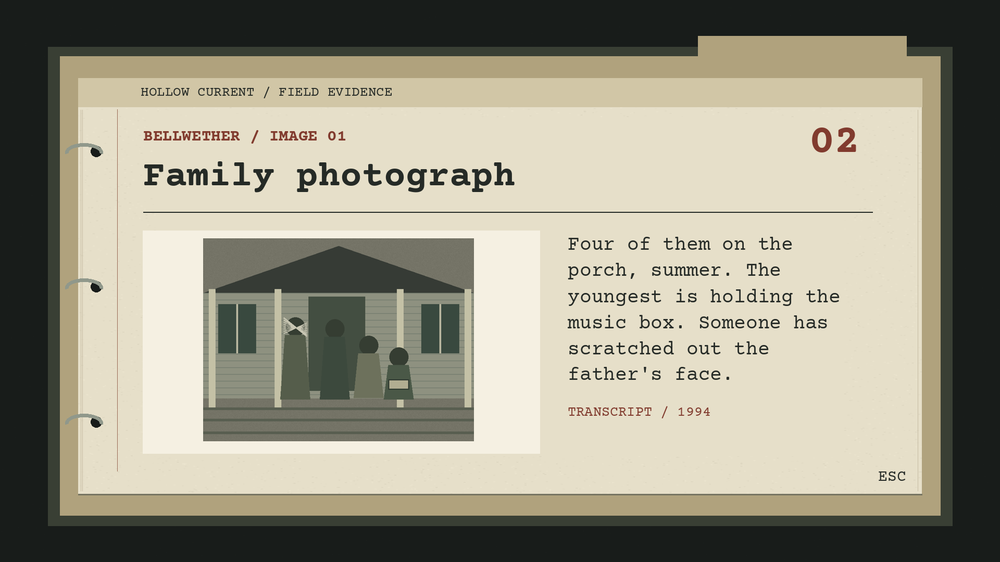
#> input picture docs/haunted-castle/ui/variants/01-casefile/document_bellwether.png, 1000 x 562 px, shrunk from 1920 x 1080 before the run, given as the content of the folder unted-castle/ui/variants/01-casefile/document_bellwether.png, which was not available
$ python exposure_report.py ../docs/haunted-castle/ui/variants/01-casefile/document_bellwether.png
#> lines starting #> are read from the running program, lines starting #| are printed output that depends on the picture; after the words box and inside, x2 and y2 are one past the last pixel; in counts of white or black regions, pixels touching at a corner belong together; pictures that were not available may be replaced by others from this repository, and a replacement may not be noted
#!/usr/bin/env python3
"""Exposure report for a captures folder (Haunted Castle look loop).

    python3 tools/exposure_report.py docs/haunted-castle/rounds/r6/captures [--json out.json] [--prev rounds/r5/captures] [--lantern off|on]

For every PNG prints: mean luma, % pixels with luma < 8, % warm pixels (R > G+20, G > B, luma > 40: the critic's formula), p1 luma,
and the band verdict against the 12-30% target (aim 20%). Luma = 0.299 R + 0.587 G + 0.114 B on 8-bit sRGB values, 2560x1440 or
whatever size the PNG is. UI captures (S7/S8) are listed but not judged. With --prev it also shows the previous round's value and
the change, which is the oscillation check: adjust fills by HALF the error toward 20% each round, never a full swing.
Needs numpy + Pillow only; no Unity.

Wave FB (owner: "too well-lit"; the castle is dark and lantern-led): --lantern off|on judges the INTERIOR world views (S1, S2, S3 and the
art_* views) against the new bands instead of the old 12-30 %: lantern off (captured with `-hc-capture-lantern off`, the default) must be
35-55 % near-black (aim 45), lantern on (`-hc-capture-lantern on`) 12-25 % (aim 18). "Near-black" is unchanged: luma < 8 of 255 on the PNG.
Other views (S4 exterior, S5/S6, hunt frames, UI) are listed but not judged under --lantern, because they have their own lighting.
"""
import sys, json
from pathlib import Path
import numpy as np
from PIL import Image

LOW, HIGH, TARGET = 12.0, 30.0, 20.0
UI = ("S7", "S8")
LANTERN_BANDS = {"off": (35.0, 55.0, 45.0), "on": (12.0, 25.0, 18.0)}
LANTERN_VIEWS = ("S1", "S2", "S3", "art_")

def measure(path):
    a = np.asarray(Image.open(path).convert("RGB"), dtype=np.float32)
    r, g, b = a[..., 0], a[..., 1], a[..., 2]
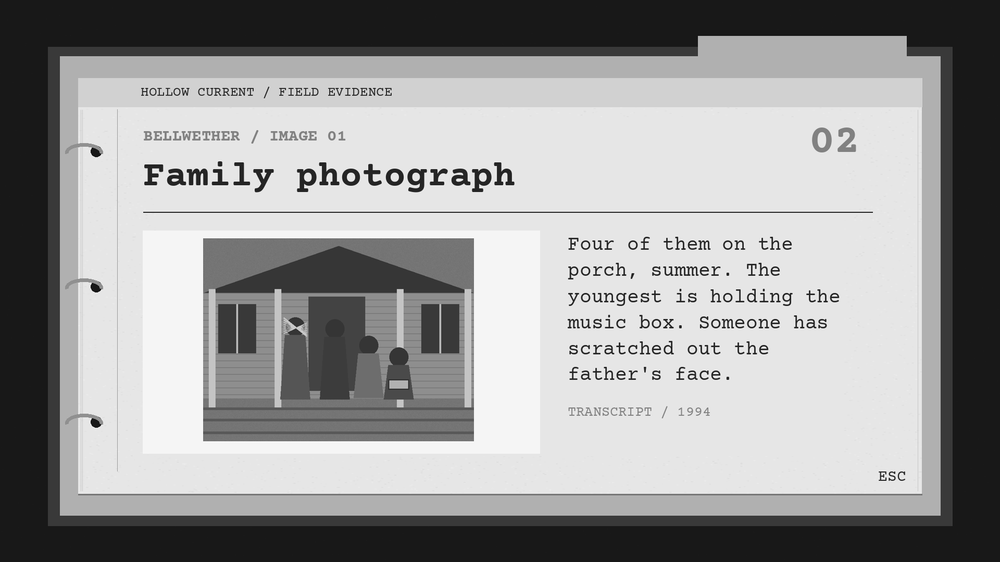
#> r: shape (562, 1000) float32; min 0, max 255, mean 154.2
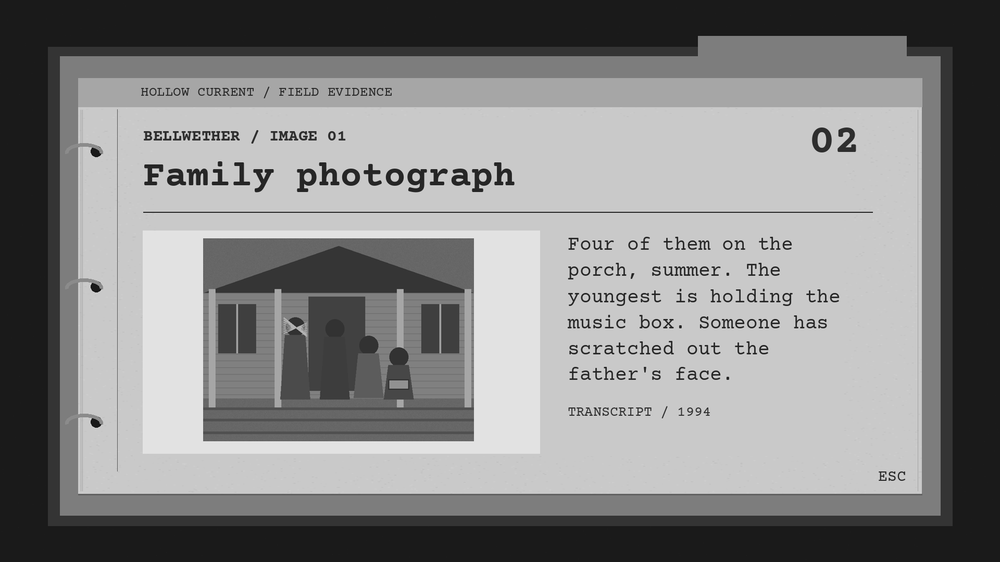
#> b: shape (562, 1000) float32; min 6, max 243, mean 133.3
    luma = 0.299 * r + 0.587 * g + 0.114 * b
    warm = (r > g + 20) & (g > b) & (luma > 40)
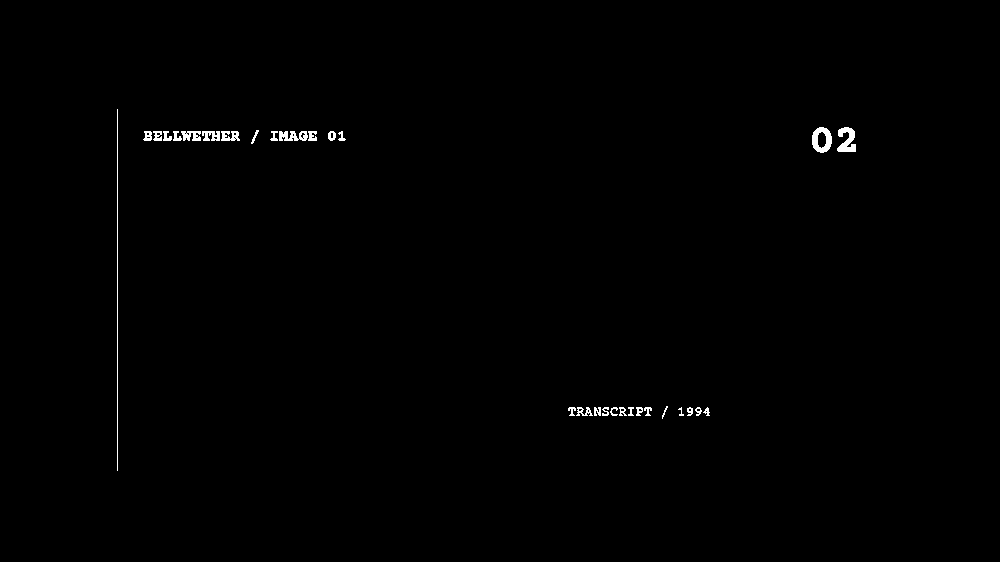
#> warm: shape (562, 1000) bool; 0.47% white; 30 white regions, largest, box (x1, y1, x2, y2) and area: (117, 109, 118, 471) 362, (812, 127, 832, 153) 314, (837, 127, 856, 152) 301
    return dict(mean=float(luma.mean()), dark=float((luma < 8).mean() * 100), warm=float(warm.mean() * 100), p1=float(np.percentile(luma, 1)))

def verdict(name, dark, lantern=None):
    if name.startswith(UI): return "ui"
    if lantern:
        if not name.startswith(LANTERN_VIEWS): return "n/a"
        low, high, _ = LANTERN_BANDS[lantern]
    else:
        low, high = LOW, HIGH
    if dark < low: return "TOO BRIGHT"
    if dark > high: return "TOO DARK"
    return "ok"

def run(folder):
    out = {}
    for p in sorted(Path(folder).glob("*.png")):
        out[p.stem] = measure(p)
    return out

def half_step(dark, lantern=None):
    """Suggested change in dark% for the next round: half the distance to the target (20 %, or the lantern band's aim; zero if inside the band)."""
    low, high, target = LANTERN_BANDS[lantern] if lantern else (LOW, HIGH, TARGET)
    if low <= dark <= high: return 0.0
    return (target - dark) / 2.0

def main():
    args = [a for a in sys.argv[1:] if not a.startswith("--")]
    if not args:
        print(__doc__); return 2
    folder = args[0]
    prev = None
    if "--prev" in sys.argv: prev = run(sys.argv[sys.argv.index("--prev") + 1])
    res = run(folder)
#> res = 1 item
    lantern = sys.argv[sys.argv.index("--lantern") + 1] if "--lantern" in sys.argv else None
    if lantern not in (None, "off", "on"):
        print("--lantern must be off or on"); return 2
    if lantern: print("lantern %s: judged views %s must be %.0f-%.0f %% near-black (aim %.0f)" % ((lantern, ", ".join(LANTERN_VIEWS)) + LANTERN_BANDS[lantern]))
    print("%-22s %7s %9s %7s %6s  %-10s %s" % ("capture", "mean", "dark<8 %", "warm %", "p1", "verdict", "next-round step (dark %)" + ("   prev" if prev else "")))
    bad = 0
    for k, v in res.items():
        vd = verdict(k, v["dark"], lantern)
        step = "" if vd in ("ok", "ui", "n/a") else "%+.1f -> aim %.1f" % (half_step(v["dark"], lantern), v["dark"] + half_step(v["dark"], lantern))
        pv = ""
        if prev and k in prev: pv = "   %.1f (%+.1f)" % (prev[k]["dark"], v["dark"] - prev[k]["dark"])
        print("%-22s %7.1f %9.1f %7.1f %6.1f  %-10s %s%s" % (k, v["mean"], v["dark"], v["warm"], v["p1"], vd, step, pv))
        if vd in ("TOO BRIGHT", "TOO DARK"): bad += 1
#> this loop made 1 pass
#> (k, v, vd, step, pv) on pass 1: ('document_bellwether', {'mean': 149.7, 'dark': 0.00142, 'warm': 0.471, 'p1': 26.58}, 'TOO BRIGHT', '+10.0 -> aim 10.0', '')
#| document_bellwether      149.7       0.0     0.5   26.6  TOO BRIGHT +10.0 -> aim 10.0
#> after the loop, bad = 1
    judged = [k for k in res if not k.startswith(UI) and verdict(k, res[k]["dark"], lantern) != "n/a"]
#> judged = ['document_bellwether']
    print("in band: %d / %d judged" % (sum(1 for k in judged if verdict(k, res[k]["dark"], lantern) == "ok"), len(judged)))
#| in band: 0 / 1 judged
    if "--json" in sys.argv:
        Path(sys.argv[sys.argv.index("--json") + 1]).write_text(json.dumps(res, indent=1))
    return 0

if __name__ == "__main__":
    sys.exit(main())
#> (the program exits here)

$ run again, on docs/haunted-castle/ui/variants/03-last-light/document_bellwether.png
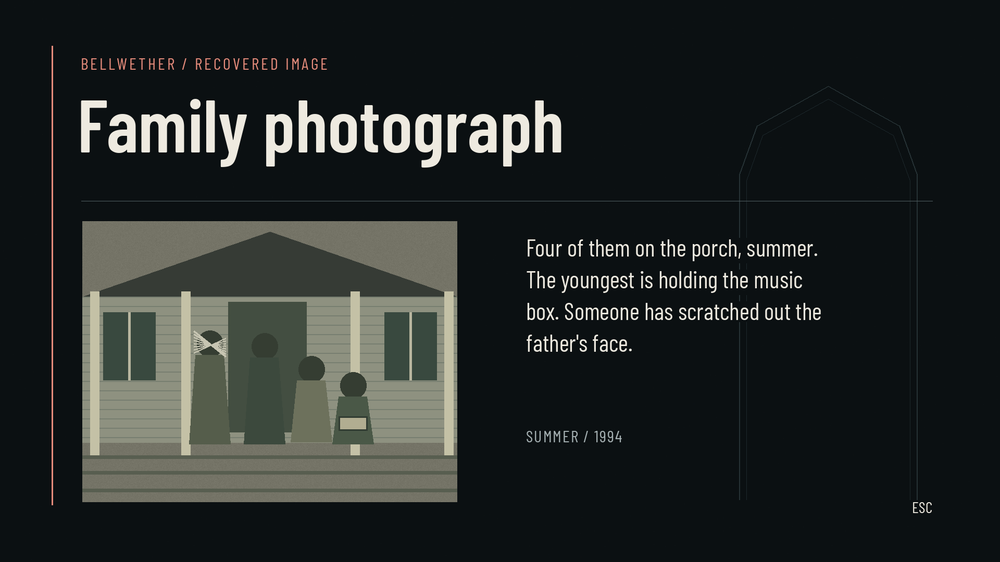
#> input picture docs/haunted-castle/ui/variants/03-last-light/document_bellwether.png, 1000 x 562 px, shrunk from 1920 x 1080 before the run, given as the content of the folder ted-castle/ui/variants/03-last-light/document_bellwether.png, which was not available
#> in measure, `r, g, b = a[..., 0], a[..., 1], a[..., 2]`:
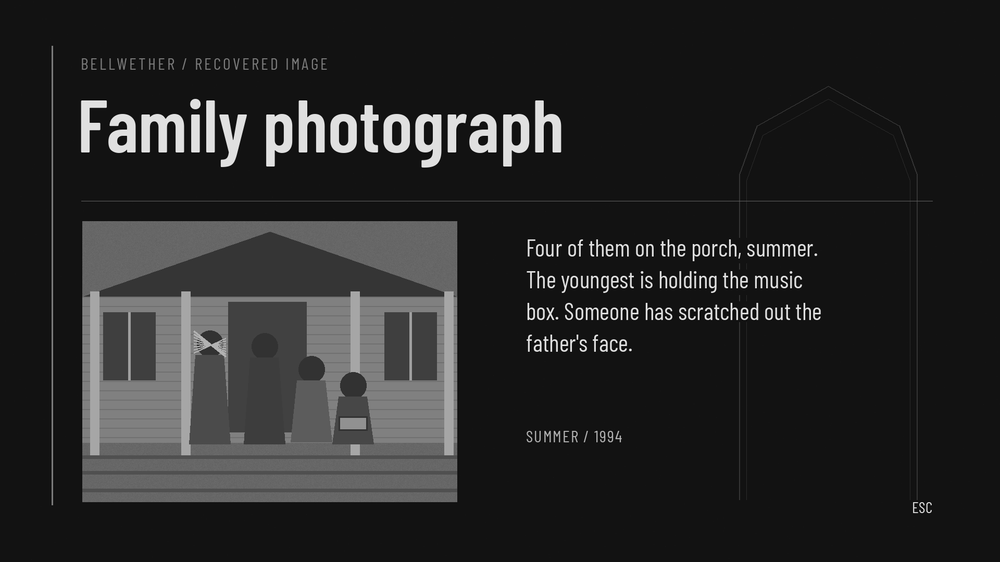
#> b: shape (562, 1000) float32; min 0, max 255, mean 39.1
#> in measure, `warm = (r > g + 20) & (g > b) & (luma > 40)`:
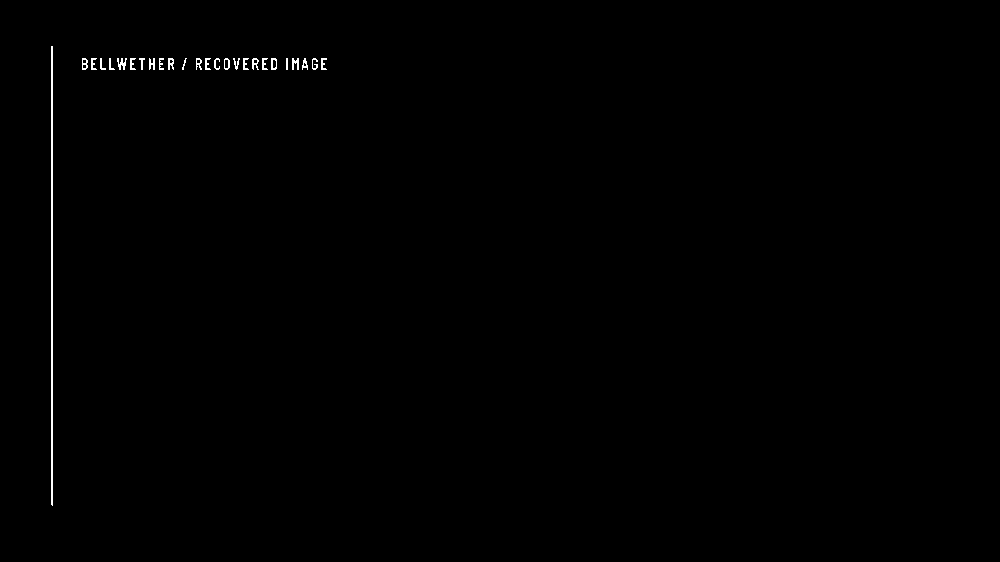
#> warm: shape (562, 1000) bool; 0.35% white in thin lines or dots, all inside (x1, y1, x2, y2) = (51, 46, 327, 506)
#> res = 1 item
#> the loop in main, `for k, v in res.items():` made 1 pass
#> (k, v, vd, step, pv) on pass 1: ('document_bellwether', {'mean': 39, 'dark': 1.13, 'warm': 0.347, 'p1': 6.85}, 'TOO BRIGHT', '+9.4 -> aim 10.6', '')
#> (printed output is left out)
#> after the loop in main, `for k, v in res.items():`: bad = 1
#> judged = ['document_bellwether']
#| in band: 0 / 1 judged
